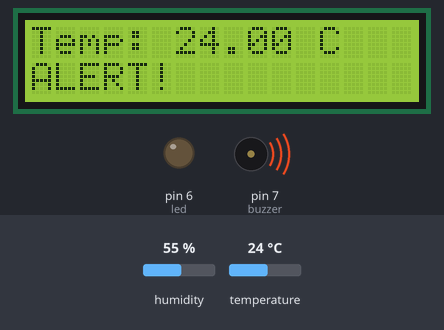
Bench run of a sketch on a simulated Arduino Uno, built with avr-gcc and run on an emulated ATmega328P. Parts: 16×2 character LCD, output pins drawn as LEDs (lit = HIGH), buzzer (waves = sounding, pin HIGH). The test bench sets the inputs (shaded band); at power-on: temperature 24 °C, humidity 55 %.

Above: at 3.2 s.
3.3 s: temperature set to 10 °C
At 4.8 s:
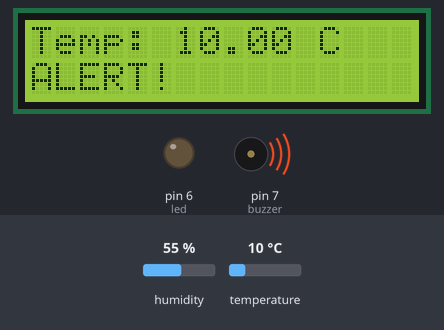
6.2 s: temperature set to 7 °C
At 7.5 s:
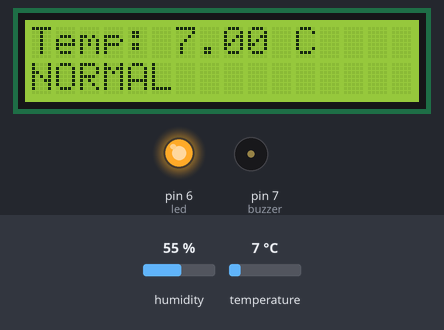
9.1 s: temperature set to 12 °C
At 12.0 s:
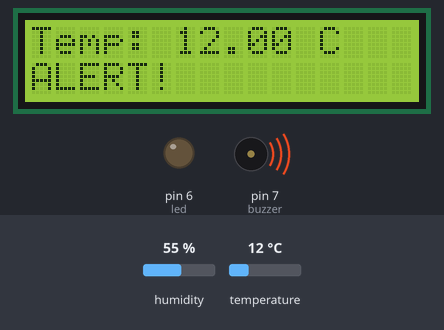
Timing chart, 0 to 13.5 s (numbered marks = the images above; inputs shaded):
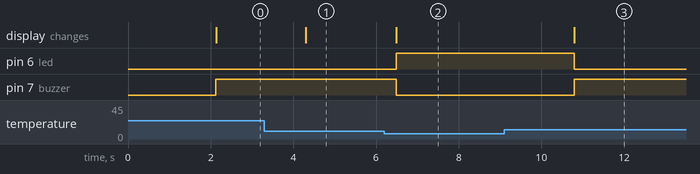

The sketch:

MediTrack.ino
```cpp
#include <Wire.h>
#include <LiquidCrystal_I2C.h>
#include <DHT.h>
#include <SoftwareSerial.h>

// LCD setup
LiquidCrystal_I2C lcd(0x27, 16, 2);

// DHT11 setup
#define DHTPIN 2
#define DHTTYPE DHT11
DHT dht(DHTPIN, DHTTYPE);

// Bluetooth setup (RX, TX)
SoftwareSerial BT(3, 4);

// Pins
int buzzer = 7;
int led = 6;

float temp;

void setup() {
  lcd.init();
  lcd.backlight();

  dht.begin();
  BT.begin(9600);
  Serial.begin(9600);

  pinMode(buzzer, OUTPUT);
  pinMode(led, OUTPUT);

  // Startup message
  lcd.setCursor(0, 0);
  lcd.print("MediTrack");
  lcd.setCursor(0, 1);
  lcd.print("Medicine Box");
  delay(2000);
  lcd.clear();
}

void loop() {

  // Read temperature
  temp = dht.readTemperature();

  // Check sensor error
  if (isnan(temp)) {
    lcd.setCursor(0, 0);
    lcd.print("Sensor Error   ");
    BT.println("Sensor Error");
    delay(2000);
    return;
  }

  // Display temperature
  lcd.setCursor(0, 0);
  lcd.print("Temp: ");
  lcd.print(temp);
  lcd.print(" C   ");

  // Condition check (2°C to 8°C safe)
  if (temp > 8 || temp < 2) {
    // ALERT
    digitalWrite(buzzer, HIGH);
    digitalWrite(led, LOW);

    lcd.setCursor(0, 1);
    lcd.print("ALERT!        ");

    BT.println("MediTrack ALERT!");
    BT.println("Temp Unsafe!");
  }
  else {
    // NORMAL
    digitalWrite(buzzer, LOW);
    digitalWrite(led, HIGH);

    lcd.setCursor(0, 1);
    lcd.print("NORMAL        ");

    BT.println("MediTrack: Normal");
  }

  // Send temperature
  BT.print("Temp: ");
  BT.print(temp);
  BT.println(" C");

  delay(1000);
}
```

Measured:
- the behaviour switches between 9 and 8 °C on temperature (found by bisection; images 1 and 2)
- after the input at 3.3 s, the display: changes after 1.0 s (image 1)
- after the input at 6.2 s, pin 6 (led): LOW → HIGH after 0.29 s; pin 7 (buzzer): HIGH → LOW after 0.29 s; the display: changes after 0.30 s (image 2)
- after the input at 9.1 s, pin 6 (led): HIGH → LOW after 1.7 s; pin 7 (buzzer): LOW → HIGH after 1.7 s; the display: changes after 1.7 s (image 3)
